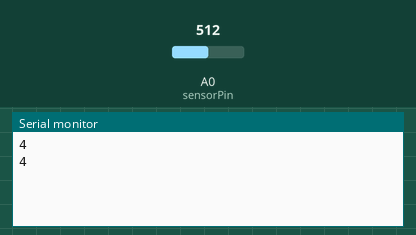
Recording of a sketch running on a simulated Arduino Uno, built with avr-gcc and run on an emulated ATmega328P. Parts: the last lines printed to the serial monitor. Inputs (shaded band) come from the test bench; at power-on: A0 (sensorPin) = 512.

Above: at 2.8 s.
2.9 s: A0 (sensorPin) set to 716
At 4.6 s:
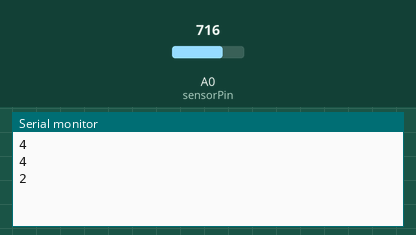
5.6 s: A0 (sensorPin) set to 306
At 7.3 s:
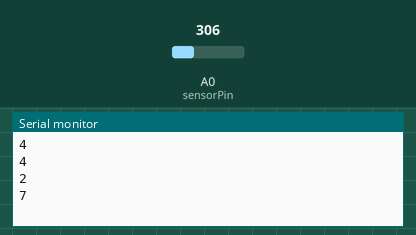
Timing chart, 0 to 8.8 s (numbered marks = the images above; inputs shaded):
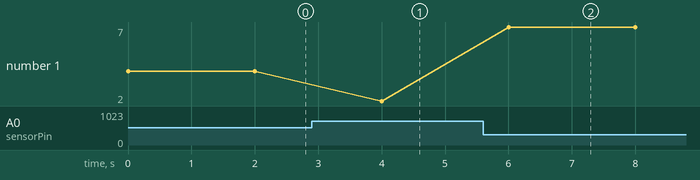

Measured:
- after the input at 2.9 s, the serial monitor: prints a new line after 1.1 s (image 1)
- after the input at 5.6 s, the serial monitor: prints a new line after 0.40 s (image 2)
- plotted number 1: 4 → 2 after the input at 2.9 s, 2 → 7 after the input at 5.6 s

The sketch:

sharp_sensor.ino
```cpp
const int sensorPin = A0;

void setup() {
  // put your setup code here, to run once:
  Serial.begin(9600);

}

void loop() {


  Serial.println(2076 / (analogRead(sensorPin) - 11));

  delay(2000);


  //int value = analogRead(sensorPin);

  /*
  float volts = analogRead(sensorPin)*0.0048828125;  // value from sensor * (5/1024)
  int distance = 13 * pow(volts, -1); // worked out from datasheet graph
  delay(1000); // slow down serial port

    delay(2000);
  */


}
```
